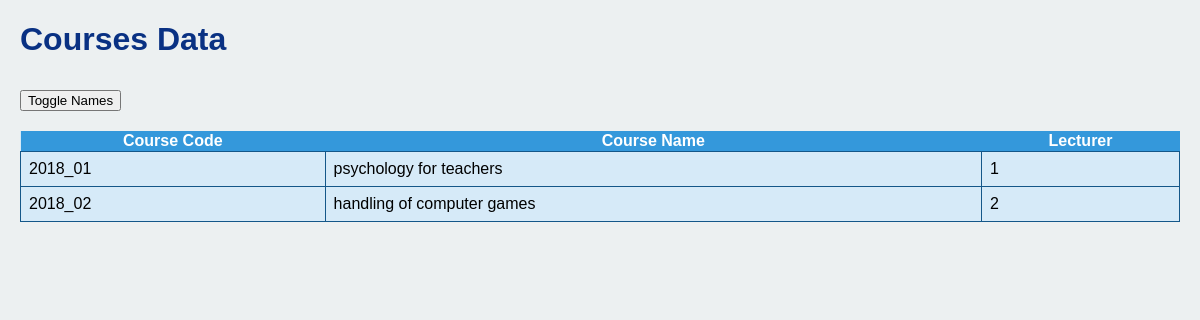
Screenshot of /PHP/courses.php with the database file from the repository.
### tables this page shows
CREATE TABLE IF NOT EXISTS `courses` (
  `ID_Courses` INT NOT NULL,
  `Course_Code` VARCHAR(10) NULL DEFAULT NULL,
  `Course_Name` VARCHAR(100) NULL DEFAULT NULL,
  `ID_Lecturers` INT NULL DEFAULT NULL,
  `Date` DATE NULL DEFAULT NULL,
  `Place` VARCHAR(100) NULL DEFAULT NULL,
  PRIMARY KEY (`ID_Courses`),
  INDEX `ID_Lecturers` (`ID_Lecturers` ASC) VISIBLE,
  CONSTRAINT `courses_ibfk_1`
    FOREIGN KEY (`ID_Lecturers`)
    REFERENCES `lecturers` (`ID_Lecturers`));

CREATE TABLE IF NOT EXISTS `lecturers` (
  `ID_Lecturers` INT NOT NULL,
  `Title` VARCHAR(10) NULL DEFAULT NULL,
  `Initial_Name` VARCHAR(10) NULL DEFAULT NULL,
  `Family_Name` VARCHAR(50) NULL DEFAULT NULL,
  `ID_Institutions` INT NULL DEFAULT NULL,
  PRIMARY KEY (`ID_Lecturers`),
  INDEX `ID_Institutions` (`ID_Institutions` ASC) VISIBLE,
  CONSTRAINT `lecturers_ibfk_1`
    FOREIGN KEY (`ID_Institutions`)
    REFERENCES `institutions` (`ID_Institutions`));

### PHP/courses.php (the view, shortened to what this page needs)
<?php
include('db_connection.php');
$sql = "SELECT C.ID_Courses, C.Course_Code, C.Course_Name, L.ID_Lecturers, CONCAT(L.Title, ' ', L.Initial_Name, ' ', L.Family_Name) AS Lecturer
        FROM Courses C
        INNER JOIN Lecturers L ON C.ID_Lecturers = L.ID_Lecturers";
$result = $conn->query($sql);
if ($result->num_rows > 0) {
    $coursesData = array();
    while ($row = $result->fetch_assoc()) {
        $coursesData[] = $row;
    }
} else {
    $coursesData = array();
}
?>
<!DOCTYPE html>
<html lang="en">
<head>
<link rel="stylesheet" href="styles.css">
</head>
<body>
    <h1>Courses Data</h1>
<button class="toggle-button" onclick="toggleNames2()">Toggle Names</button>
<?php if (!empty($coursesData)) : ?>
    <table id="coursesTable">
        <tr>
            <th>Course Code</th>
            <th>Course Name</th>
            <th>Lecturer</th>
        </tr>
        <?php foreach ($coursesData as $course) : ?>
            <tr>
                <td><?= $course['Course_Code']; ?></td>
                <td><?= $course['Course_Name']; ?></td>
                <td class="lecturer-id"><?= $course['ID_Lecturers']; ?></td>
            </tr>
        <?php endforeach; ?>
    </table>
<?php else : ?>
    <p>No data available in Courses table.</p>
<?php endif; ?>
</body>
</html>

### PHP/styles.css (style rules this page uses)
body { font-family: Arial, sans-serif; margin: 20px; background-color: #ecf0f1; color: #000000; }
h1 { color: #093183; }
table { border-collapse: collapse; width: 100%; margin-top: 20px; background-color: #D6EAF8; }
td { border: 1px solid #145789; padding: 8px; text-align: left; }
th { background-color: #3498DB; color: white; }

### PHP/courses.php (style rules this page uses)
.toggle-button { margin-top: 10px; }

### rows the page displays
courses: Course_Code "2018_01", Course_Name "psychology for teachers", ID_Lecturers.ID_Lecturers "1"
courses: Course_Code "2018_02", Course_Name "handling of computer games", ID_Lecturers.ID_Lecturers "2"
